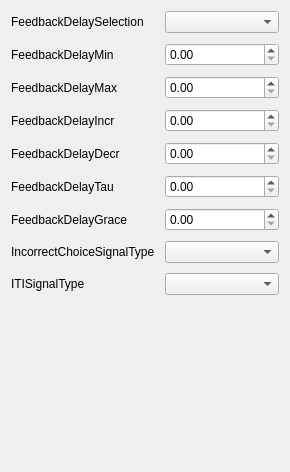
             <widget class="QWidget" name="feedbackDelayScrollAreaWidgetContents">
              <property name="geometry">
               <rect>
                <x>0</x>
                <y>0</y>
                <width>290</width>
                <height>472</height>
               </rect>
              </property>
              <layout class="QGridLayout" name="gridLayout_14">
               <item row="0" column="0">
                <layout class="QFormLayout" name="feedbackDelayFormLayout">
                 <property name="horizontalSpacing">
                  <number>10</number>
                 </property>
                 <property name="verticalSpacing">
                  <number>10</number>
                 </property>
                 <item row="0" column="0">
                  <widget class="QLabel" name="feedbackDelaySelectionLabel">
                   <property name="text">
                    <string>FeedbackDelaySelection</string>
                   </property>
                  </widget>
                 </item>
                 <item row="0" column="1">
                  <widget class="QComboBox" name="feedbackDelaySelectionComboBox"/>
                 </item>
                 <item row="1" column="0">
                  <widget class="QLabel" name="feedbackDelayMinLabel">
                   <property name="text">
                    <string>FeedbackDelayMin</string>
                   </property>
                  </widget>
                 </item>
                 <item row="1" column="1">
                  <widget class="QDoubleSpinBox" name="feedbackDelayMinDoubleSpinBox"/>
                 </item>
                 <item row="2" column="0">
                  <widget class="QLabel" name="feedbackDelayMaxLabel">
                   <property name="text">
                    <string>FeedbackDelayMax</string>
                   </property>
                  </widget>
                 </item>
                 <item row="2" column="1">
                  <widget class="QDoubleSpinBox" name="feedbackDelayMaxDoubleSpinBox"/>
                 </item>
                 <item row="3" column="0">
                  <widget class="QLabel" name="feedbackDelayIncrLabel">
                   <property name="text">
                    <string>FeedbackDelayIncr</string>
                   </property>
                  </widget>
                 </item>
                 <item row="3" column="1">
                  <widget class="QDoubleSpinBox" name="feedbackDelayIncrDoubleSpinBox"/>
                 </item>
                 <item row="4" column="0">
                  <widget class="QLabel" name="feedbackDelayDecrLabel">
                   <property name="text">
                    <string>FeedbackDelayDecr</string>
                   </property>
                  </widget>
                 </item>
                 <item row="4" column="1">
                  <widget class="QDoubleSpinBox" name="feedbackDelayDecrDoubleSpinBox"/>
                 </item>
                 <item row="5" column="0">
                  <widget class="QLabel" name="feedbackDelayTauLabel">
                   <property name="text">
                    <string>FeedbackDelayTau</string>
                   </property>
                  </widget>
                 </item>
                 <item row="5" column="1">
                  <widget class="QDoubleSpinBox" name="feedbackDelayTauDoubleSpinBox"/>
                 </item>
                 <item row="6" column="0">
                  <widget class="QLabel" name="feedbackDelayGraceLabel">
                   <property name="text">
                    <string>FeedbackDelayGrace</string>
                   </property>
                  </widget>
                 </item>
                 <item row="6" column="1">
                  <widget class="QDoubleSpinBox" name="feedbackDelayGraceDoubleSpinBox"/>
                 </item>
                 <item row="7" column="0">
                  <widget class="QLabel" name="incorrectChoiceSignalTypeLabel">
                   <property name="text">
                    <string>IncorrectChoiceSignalType</string>
                   </property>
                  </widget>
                 </item>
                 <item row="7" column="1">
                  <widget class="QComboBox" name="incorrectChoiceSignalTypeComboBox"/>
                 </item>
                 <item row="8" column="0">
                  <widget class="QLabel" name="iTISignalTypeLabel">
                   <property name="text">
                    <string>ITISignalType</string>
                   </property>
                  </widget>
                 </item>
                 <item row="8" column="1">
                  <widget class="QComboBox" name="iTISignalTypeComboBox"/>
                 </item>
                </layout>
               </item>
              </layout>
             </widget>
